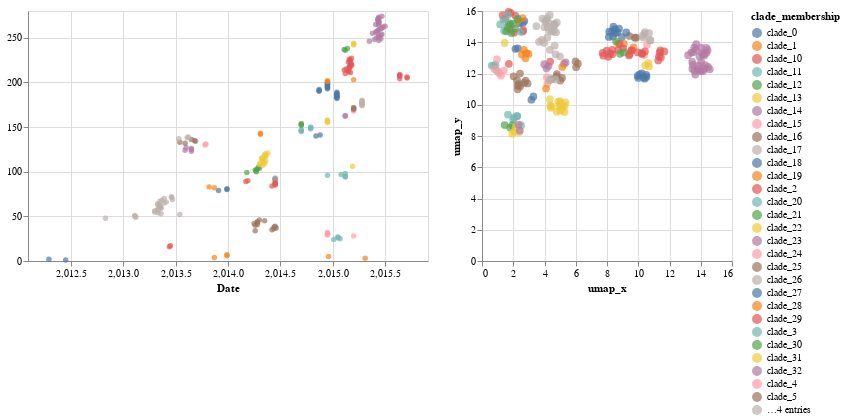

Notebook code for this chart:
### Code cell
list_of_data_and_titles = ['umap_x','umap_y']
list_of_chart = linking_tree_with_plots_brush(
    UMAP_df,
    list_of_data_and_titles,
    list_of_data_and_titles,
    'clade_membership:N',
    ["host","strain:N"]
)
chart_umap = list_of_chart[0]|list_of_chart[1]
chart_umap

### Figure 1 — Vega-Lite specification as saved in the notebook (floating-point values rounded to 4 significant figures; data arrays with more than 128 entries replaced by an {"elided": "..."} marker saying what was removed)
{"config": {"view": {"continuousWidth": 400, "continuousHeight": 300}}, "hconcat": [{"mark": "circle", "encoding": {"color": {"condition": {"type": "nominal", "field": "clade_membership", "selection": "selector044"}, "value": "gray"}, "tooltip": [{"type": "nominal", "field": "host"}, {"type": "nominal", "field": "strain"}], "x": {"type": "quantitative", "field": "date", "scale": {"domain": [2012.0, 2016.0]}, "title": "Date"}, "y": {"type": "quantitative", "field": "y", "title": ""}}, "height": 250, "selection": {"selector044": {"type": "interval", "resolve": "global"}}, "width": 400}, {"mark": {"type": "circle", "size": 60}, "encoding": {"color": {"condition": {"type": "nominal", "field": "clade_membership", "selection": "selector044"}, "value": "gray"}, "tooltip": [{"type": "nominal", "field": "host"}, {"type": "nominal", "field": "strain"}], "x": {"type": "quantitative", "field": "umap_x", "title": "umap_x"}, "y": {"type": "quantitative", "field": "umap_y", "title": "umap_y"}}, "height": 250, "selection": {"selector044": {"type": "interval", "resolve": "global"}}, "width": 250}], "data": {"name": "data-1993f1bb42c07f9c48ae51b64927877d"}, "$schema": "https://vega.github.io/schema/vega-lite/v4.8.1.json", "datasets": {"data-1993f1bb42c07f9c48ae51b64927877d": {"elided": "226 records"}}}
